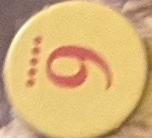
#> input picture Scripts/coins1/catan_28_65.jpg, 152 x 138 px, given in place of the camera
$ python seedice.py
#> lines starting #> are read from the running program, lines starting #| are printed output that depends on the picture
import os
import cv2
import numpy as np
from os import listdir

import time
import math
import matplotlib
import matplotlib.pyplot as plt
import scipy.cluster.hierarchy as hcluster
import scipy.stats as stats

import matplotlib.pyplot as plt
import matplotlib.animation as animation
import time

def gamma_correct(img, gamma):
    invGamma = 1.0 / gamma
    table = np.array([((i / 255.0) ** invGamma) * 255
    for i in np.arange(0, 256)]).astype("uint8")

    # apply gamma correction using the lookup table
    return cv2.LUT(img, table)

# [13 lines left out: function bbox, not called in this run]

def detect_pips_and_locations(captured_frames):
    """ function to detect the pips on the top face
    and location of each die

    input: list of frames
    output: plot of each frame with detected pips and number of pips
    """

    for f in captured_frames:
        gray_image = f
        x_range1 = int(gray_image.shape[0]*0.06)
        x_range2 = int(gray_image.shape[0]*0.91)
        y_range1 = int(gray_image.shape[1]*0.05)
        y_range2 = int(gray_image.shape[1]*0.95)

        # cropping out the outer border
        gray_image[:,0:y_range1] = 0.0
        gray_image[:,y_range2:] = 0.0
        gray_image[:x_range1,:] = 0.0
        gray_image[x_range2:,:] = 0.0

        # setting the parameters for the blob_detection function of OpenCV
        min_threshold = 150 #50
        max_threshold = 255 #200
        min_area = 60 #100
        max_area = 150 #250
        min_circularity = .1
        min_inertia_ratio = .1

        params = cv2.SimpleBlobDetector_Params()
        params.filterByArea = True
        params.filterByCircularity = True
        params.filterByInertia = True
        params.minThreshold = min_threshold
        params.maxThreshold = max_threshold
        params.minArea = min_area
        params.maxArea = max_area
        params.minCircularity = min_circularity
        params.minInertiaRatio = min_inertia_ratio

        detector = cv2.SimpleBlobDetector_create(params) # create a blob detector object.
        keypoints = detector.detect(gray_image) # keypoints is a list containing the detected blobs.
        # inv_image = cv2.bitwise_not(gray_image)
        # keypoints2 = detector.detect(inv_image)
        im_with_keypoints = cv2.drawKeypoints(gray_image, keypoints, np.array([]), (0, 0, 255),
                                              cv2.DRAW_MATCHES_FLAGS_DRAW_RICH_KEYPOINTS)
        thresh = 50
        X = np.array([list(i.pt) for i in keypoints])
        box = []
        # using hierarchical clustering to cluster the pips so that the pips belonging to
        # different groups could be grouped separately
        num_dict = {}
        if len(X) > 0 and X.shape != (1,2):
            box = bbox(X)
            clusters = hcluster.fclusterdata(X, thresh, criterion="distance")
            num_dict = {np.where(clusters == i)[0][0]:np.sum(clusters==i) for i in np.unique(clusters)}
        return captured_frames[0], num_dict, box

# [48 lines left out: function detect_pips_and_locations_closer, not called in this run]

def run_stats_dice(dice_states, var_thresh = 300):
    sums = []
    for state in dice_states:
        sums.append(state[0] + state[1])
    var = np.var(sums)
    mode = stats.mode(sums)[0][0]
    max = np.max(sums)
    if var < var_thresh:
        if max == -24:
            return -1, mode, var
        return max, mode, var
    else:
        return -2, mode, var

def get_dice_state(dice_states, frame, kept_states=15, var_thresh=300, penalization=-12, gamma=0.9, show_feed=False):
    # if len(dice_states) == 0:
        # dice_states = [(penalization, penalization)]

    grayscale = gamma_correct(cv2.cvtColor(frame, cv2.COLOR_BGR2GRAY), gamma);
    frameBuffer = [grayscale]
    output, numDict, box = detect_pips_and_locations(frameBuffer)
    cropped = output

    output2 = frame
    show = False

    if len(box) == 2:
        left = int(box[0][0])
        bottom = int(box[1][0])
        top = int(box[1][1])
        right = int(box[0][1])
        cropped = cropped[bottom:top, left:right]
        scale_percent = 200 # percent of original size
        width = int(cropped.shape[1] * scale_percent / 100)
        height = int(cropped.shape[0] * scale_percent / 100)
        dim = (width, height)
        # resize image
        cropped = cv2.resize(cropped, dim, interpolation = cv2.INTER_AREA)
        ret, cropped = cv2.threshold(cropped,90,255,cv2.THRESH_TOZERO)
        cv2.rectangle(frame, (left, bottom), (top, right), (255, 0, 0), 1)
        kernel = np.ones((3,3),np.uint8)
        erosion = cv2.dilate(cropped,kernel,iterations = 1)
        show = True
        output2, numDict = detect_pips_and_locations_closer([erosion])

    if(len(numDict) >= 2):
        keys = list(numDict.keys())
        dice_states.append((numDict[keys[0]], numDict[keys[1]]))
    # elif(len(numDict) == 1):
        # keys = list(numDict.keys())
        # dice_states.append((numDict[keys[0]], 0))
    elif(len(numDict) == 0):
        dice_states.append( (penalization, penalization) ) #idfk

    # Trimming dice states
    if(len(dice_states) > kept_states):
        dice_states.pop(0)

    roll, mode, var = run_stats_dice(dice_states, var_thresh=var_thresh)
    return roll, mode, output2, frame, show, var

# [25 lines left out: function get_dice_state2, not called in this run]

# [6 lines of commented-out code are left out]
variances = [0]

def main():
# Setup for streaming
    dice_states = [(-12, -12)]
    dice_states2 = [(-12, -12)]
    windowName = "Live video feed"
    cv2.namedWindow(windowName)
    cap = cv2.VideoCapture(0)

    # Make sure we are capturing

    # ani = animation.FuncAnimation(fig, animate_graph, interval=1000)
    # plt.show(block=False)
    if cap.isOpened():
        ret, frame = cap.read()
#> frame is the input picture: shape (138, 152, 3); mean B, G, R 121.2, 178.8, 214.4
    else:
        ret = False

    while ret:
        ret, frame = cap.read()
        # Frame is our image. All processing happens here

        roll, mode, output, frame, show, var = get_dice_state(dice_states, frame)
#> in gamma_correct, `return cv2.LUT(img, table)`:
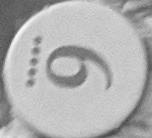
#> returned value: shape (138, 152); min 69, max 249, mean 176.3
#> the loop in detect_pips_and_locations, `for f in captured_frames:` made 1 pass
#> (x_range1, x_range2, y_range1, y_range2, min_threshold, max_threshold, min_area, max_area) on pass 1: (8, 125, 7, 144, 150, 255, 60, 150)
#> pass 1, in detect_pips_and_locations, `im_with_keypoints = cv2.drawKeypoints(gray_image, keypoints, np.array(..`:
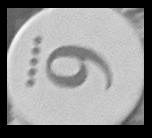
#> im_with_keypoints: shape (138, 152, 3); min 0, max 249, mean 140.8
#> in get_dice_state, `output, numDict, box = detect_pips_and_locations(frameBuffer)`: numDict = 0 items; box = []
        roll = get_dice_state2(dice_states2, frame)
        print(dice_states2)
        variances.append(var)
        if roll == -1:
            roll_text = "No roll"
        else:
            roll_text = str(roll)

        #Draw dice text
        font                   = cv2.FONT_HERSHEY_SIMPLEX
        bottomLeftCornerOfText = (10,40)
        fontScale              = 0.9
        fontColor              = (255,0,0)
        lineType               = 2

        cv2.putText(output, roll_text,
            bottomLeftCornerOfText,
            font,
            fontScale,
            fontColor,
            lineType)

        cv2.imshow(windowName, cv2.cvtColor(output, cv2.COLOR_BGR2RGB))

        if cv2.waitKey(1) == 27:
            break

    # Teardown
    cv2.destroyWindow(windowName)
    cap.release()

if __name__ == "__main__":
#> (the run stopped early here; a loop or call above may not have finished)

$ run again, on Scripts/coins1/catan_28_66.jpg
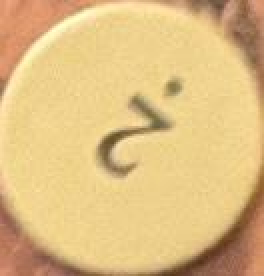
#> input picture Scripts/coins1/catan_28_66.jpg, 132 x 138 px, given in place of the camera (shown 2 times larger)
#> in main, frame is the input picture: shape (138, 132, 3); mean B, G, R 129.9, 189.7, 223.3
#> in gamma_correct, `return cv2.LUT(img, table)`:
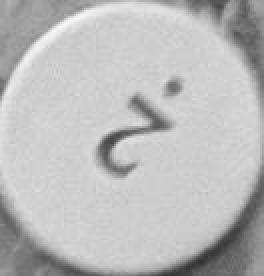
#> returned value: shape (138, 132) (shown 2 times larger); min 48, max 247, mean 187
#> the loop in detect_pips_and_locations, `for f in captured_frames:` made 1 pass
#> (x_range1, x_range2, y_range1, y_range2, min_threshold, max_threshold, min_area, max_area) on pass 1: (8, 125, 6, 125, 150, 255, 60, 150)
#> pass 1, in detect_pips_and_locations, `im_with_keypoints = cv2.drawKeypoints(gray_image, keypoints, np.array(..`:
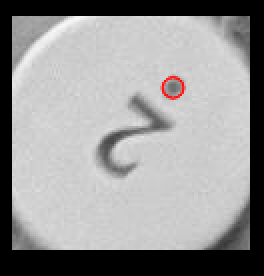
#> im_with_keypoints: shape (138, 132, 3) (shown 2 times larger); mean of channels 0, 1, 2 150.2, 150.2, 150.7; drawn as B, G, R
#> numDict = 0 items; box = []

$ run again, on Scripts/coins1/catan_28_67.jpg
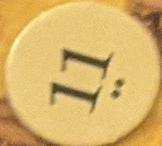
#> input picture Scripts/coins1/catan_28_67.jpg, 162 x 146 px, given in place of the camera
#> in main, frame is the input picture: shape (146, 162, 3); mean B, G, R 106.4, 179.7, 216.3
#> in gamma_correct, `return cv2.LUT(img, table)`:
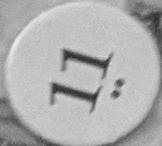
#> returned value: shape (146, 162); min 41, max 240, mean 175.6
#> the loop in detect_pips_and_locations, `for f in captured_frames:` made 1 pass
#> (x_range1, x_range2, y_range1, y_range2, min_threshold, max_threshold, min_area, max_area) on pass 1: (8, 132, 8, 153, 150, 255, 60, 150)
#> pass 1, in detect_pips_and_locations, `im_with_keypoints = cv2.drawKeypoints(gray_image, keypoints, np.array(..`:
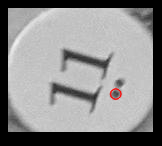
#> im_with_keypoints: shape (146, 162, 3); mean of channels 0, 1, 2 138.2, 138.2, 138.7; drawn as B, G, R
#> numDict = 0 items; box = []
